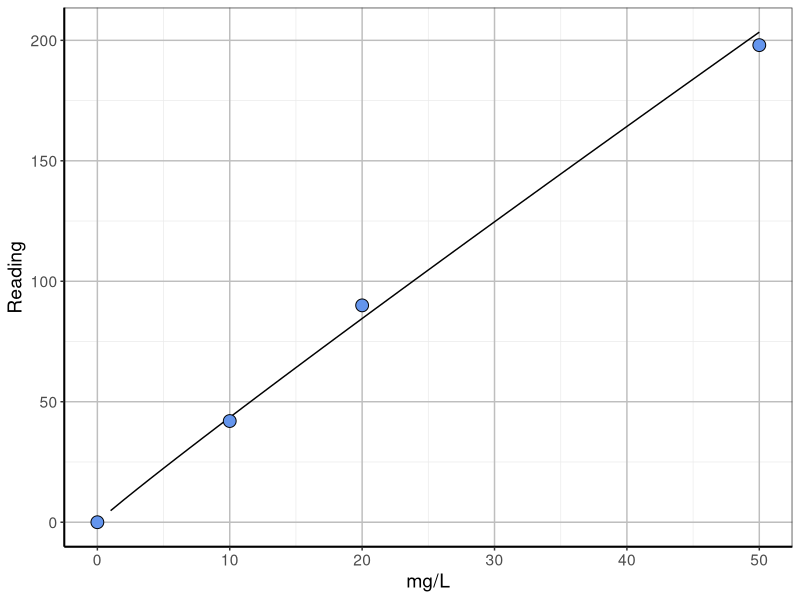

R code for this plot: (Note: this script raises an error after producing the figure.)
## ---- chunk 1
library (readxl)
library(dplyr)
library(ggplot2)

data.in <- read_excel("data/Power_Data.xlsx", sheet = 1)

all_curve_data <- round(data.in[,c(3,4)],2)
all_curve_data
## ---- chunk 2

blank <- as.numeric(data.in[1,4])

curve_data <- data.in[-1,c(3,4)]

units <- as.character(data.in[1,2])

n <- nrow(curve_data)

for (i in 1:n){
        curve_data$Reading_std[i] <- curve_data$Reading_std[i]-blank
}

curve_data <- curve_data %>%
        mutate(logV = log10(Standard), logR = log10(Reading_std))

fit <- lm(logR ~ logV, data = curve_data)

## ---- chunk 3
a <- 10^summary(fit)[[4]][1][1][1]
b <- summary(fit)[[4]][2][1][1]
R2 <- round(summary(fit)[[8]][1], 3)

## ---- chunk 4

x_c <- seq(from = 1, to = max(curve_data$Standard), by = 1)
y_c <- blank + a*(x_c)^b

curve_line <- as.data.frame(cbind(x_c, y_c))

curve_plot <- ggplot(curve_line, aes(x=x_c, y=y_c)) +
        geom_line() +
        geom_point(data=data.in, aes(x=Standard, y = Reading_std), 
                   size=4, 
                   shape=21, 
                   fill = "cornflowerblue", 
                   colour = "black") +
        theme_bw() +
        theme(panel.grid.major = element_line(size = 0.5, color = "grey"), 
              axis.line = element_line(size = 0.7, color = "black"), 
              text = element_text(size = 14)) +
        labs(x=units, y="Reading")

curve_plot
## ---- chunk 5
sample_data <- as.data.frame(na.omit(data.in[,5]))

results <- sample_data %>%
        mutate(Result = round(10^((log10(Reading-blank)-log10(a))/b),2))
colnames(results)[2] <- "mg/L"
results
